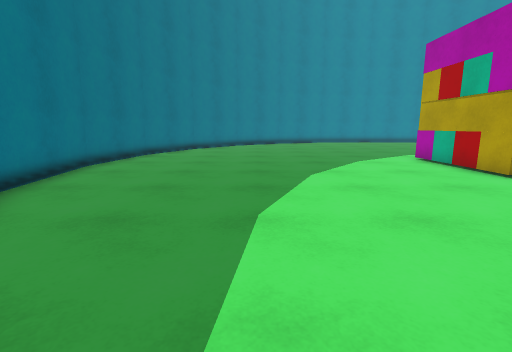
View 1 (above)

17 first-person views from a walk through a scene from a Unity 3-D project. The camera is 1.2 m above the floor, tilts 10° down and sees 85° across. The floor is counted in squares, 1 m on a side. Each view is taken from the middle of a square. On the plan, view 1 faces up. The plan holds only what a view shows up to about 13 squares ahead; the rest is blank. The place goes on beyond the plan.

View 2
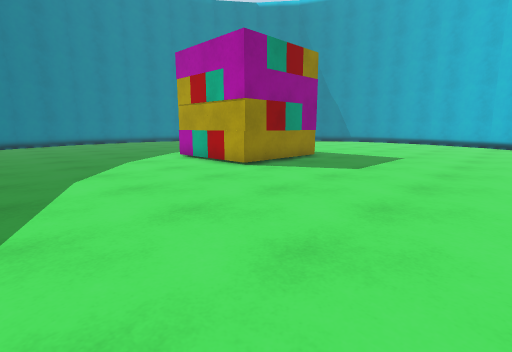

View 3
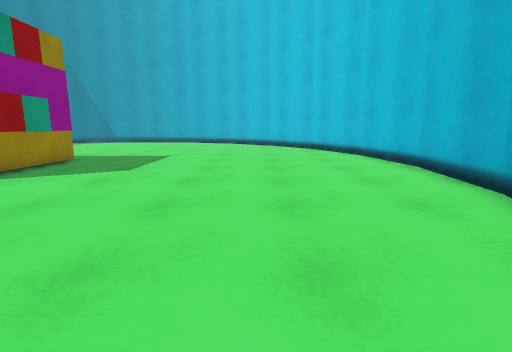

View 4
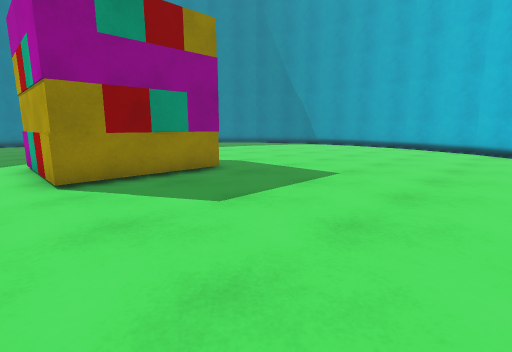

View 5
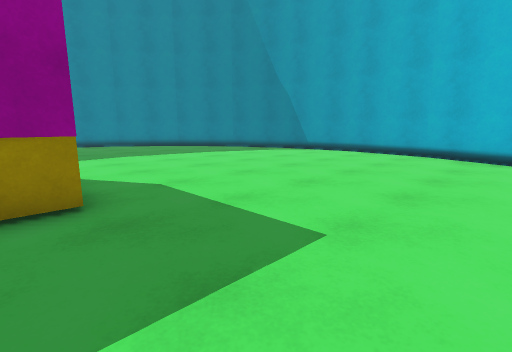

View 6
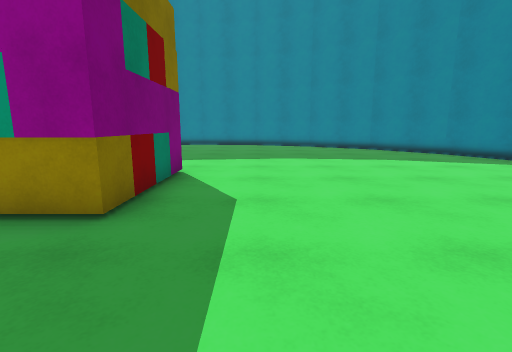

View 7
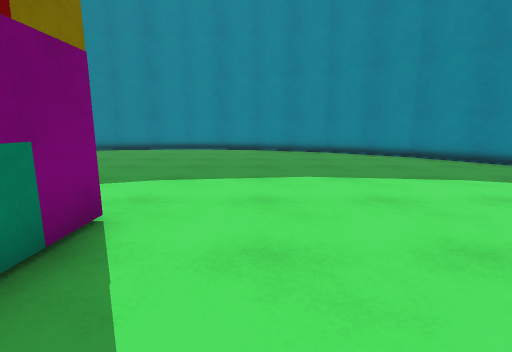

View 8
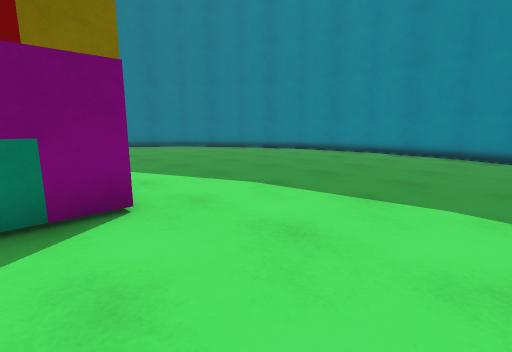

View 9
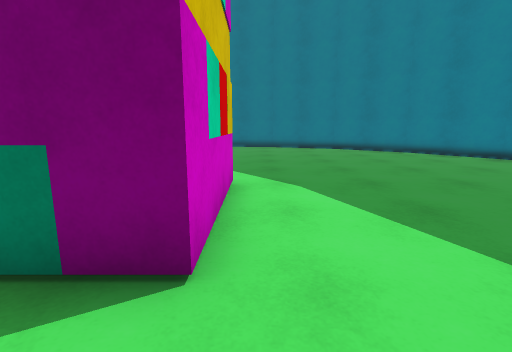

View 10
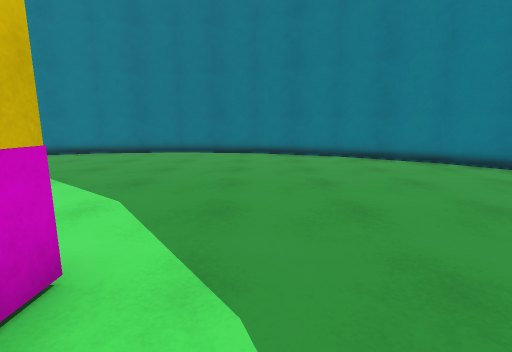

View 11
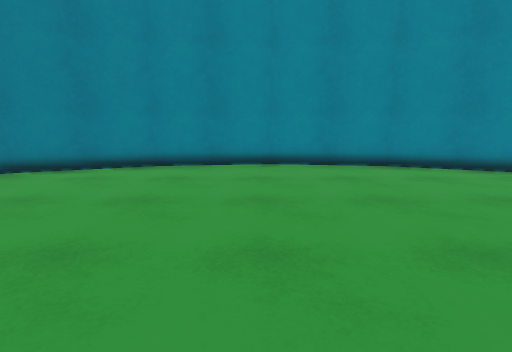

View 12
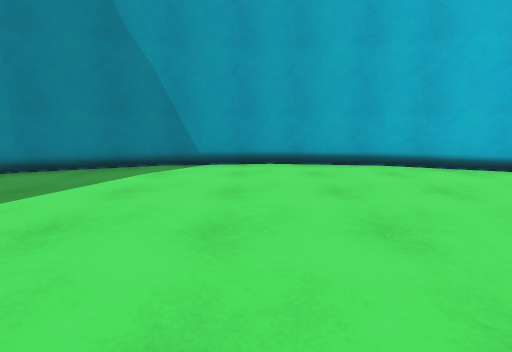

View 13
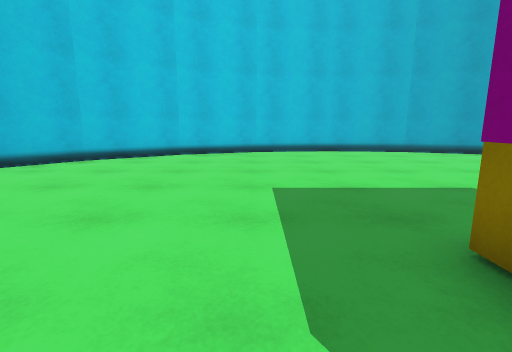

View 14
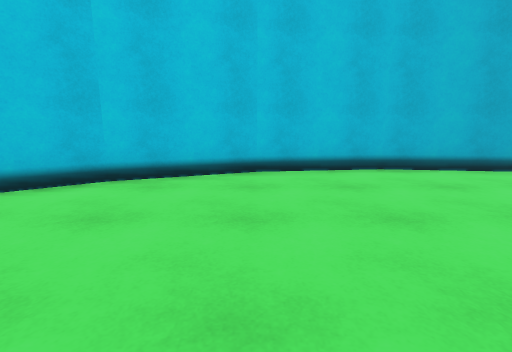

View 15
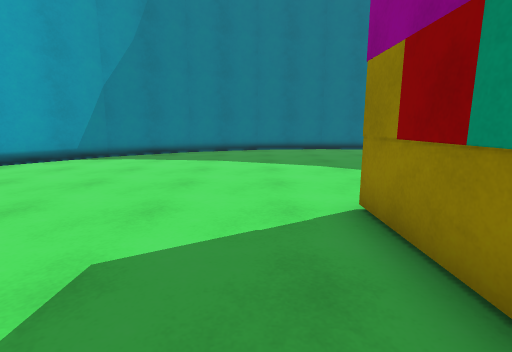

View 16
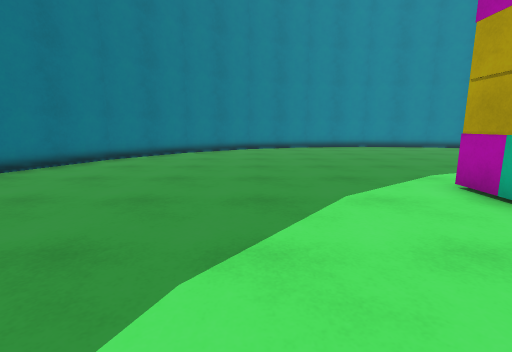

View 17
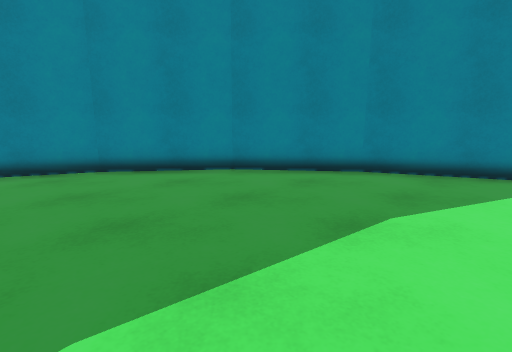

### Floor plan
Key: @ floor where view 1 was taken; # wall or solid block; . floor; O other object.
Columns run from 5 left of view 1 to 22 right of it. Each row starts with its distance up from view 1.
 22          ##########
 21        ###........###
 20      ###............###
 19     ##................##
 18    ##..................##
 17   ##....................##
 16  ##......................#
 15  #.......................##
 14  #........................#
 13 ##........................##
 12 #..........................#
 11 #..........................#
 10 #..........OOOOO...........#
  9 #..........O   O...........#
  8 #..........O   O...........#
  7 #..........OOOOO...........#
  6 #..........................#
  5 #..........................#
  4 ##........................##
  3  #........................#
  2  #.......................##
  1  ##......................#
  0   ##.@..................##
 -1    ##..................##
 -2     ##................##
 -3      ###............###
 -4        ###.......####
 -5          #########

Positions as (right, up) in squares from view 1, and headings:
1: (0, 0), facing up
2: (0, 0), facing up-right
3: (0, 0), facing right
4: (5, 0), facing up-right
5: (9, 2), facing up-right
6: (12, 3), facing up
7: (12, 7), facing up
8: (14, 9), facing up-left
9: (12, 11), facing left
10: (8, 12), facing left
11: (8, 13), facing up
12: (13, 9), facing right
13: (12, 9), facing down
14: (12, 3), facing down
15: (10, 5), facing left
16: (2, 5), facing up
17: (13, 12), facing up-right
